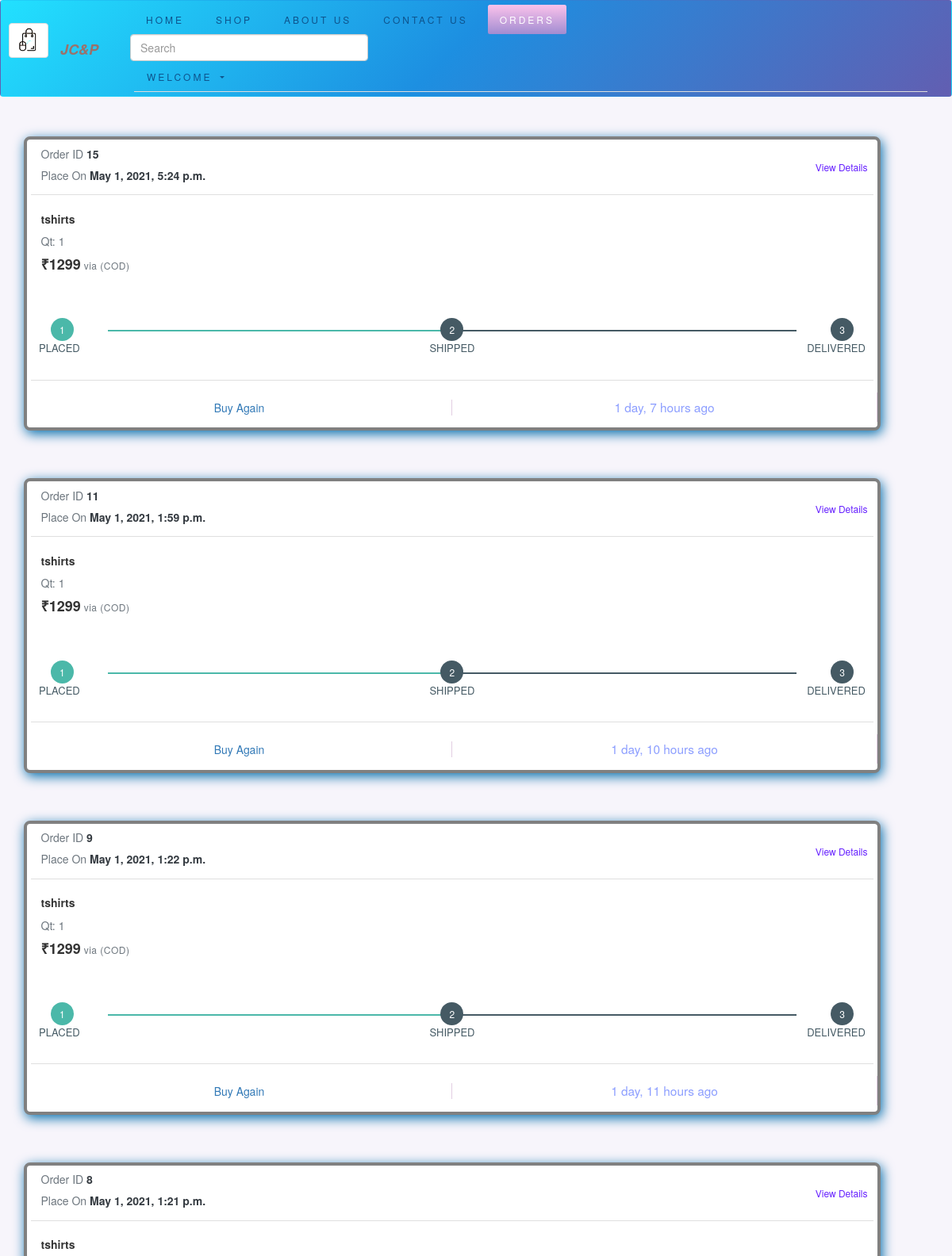
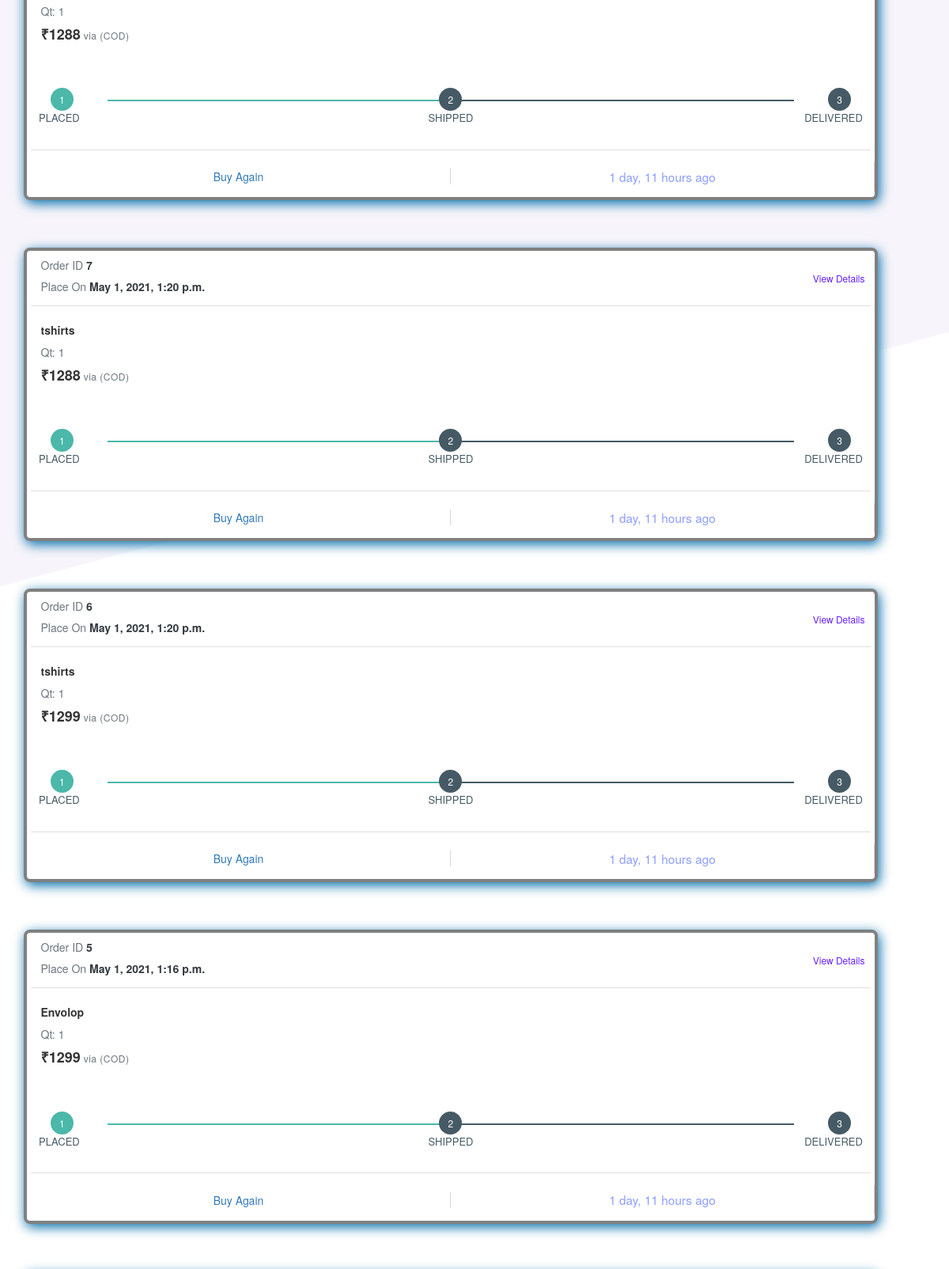
The app's page /orders (signed in, upper part) with its own data (2 pictures, top to bottom).
### just/models.py (models this page shows, shortened)
class Order(models.Model):
    order_id = models.AutoField(primary_key=True)
    product_id = models.CharField(max_length=100,default="")
    product_name = models.CharField(max_length=100)
    product_price = models.CharField(max_length=100)
    product_category = models.CharField(max_length=100)
    category_size = models.CharField(max_length=100,default="no size",blank=True)
    customer_name = models.CharField(max_length=100)
    customer_email = models.CharField(max_length=200)
    customer_phone = models.CharField(max_length=100)
    alternative_number = models.CharField(max_length=100)
    delivery_address = models.CharField(max_length=500)
    Alternate_address = models.CharField(max_length=500,blank=True)
    city = models.CharField(max_length=100)
    state = models.CharField(max_length=100)
    zipCode = models.CharField(max_length=50)
    customer_username = models.CharField(max_length=500)
    status = models.CharField(max_length=100,default="Order Placed")
    date = models.DateTimeField(auto_now_add=True)

### just/views.py (the view)
# urls.py: path('orders',views.order,name="orders"),
def order(request):
    if request.user.is_authenticated:
        orders = reversed(Order.objects.filter(customer_username=request.user.username))
        return render(request,'shop/order.html',{"orders":orders})
    else:
        messages.warning(request,'please log in first to see your orders')
        return render(request,'shop/order.html')

### just/templates/shop/order.html (shortened to what this page needs)
{% extends 'shop/base.html' %}
{% block orders %}active{% endblock %}
{% load humanize %}
{% block body %}
    {% if user.is_authenticated %}
    <div class="container background-2">
        {% if orders %}
          {% for i in orders %}
            <div class="container-fluid my-2 d-sm-flex justify-content-center">
              <div class="card px-2">
                  <div class="card-header bg-white">
                      <div class="row justify-content-between">
                          <div class="col">
                              <p class="text-muted"> Order ID <span class="font-weight-bold text-dark">{{i.order_id}}</span></p>
                              <p class="text-muted"> Place On <span class="font-weight-bold text-dark">{{i.date}}</span> </p>
                          </div>
                          <div class="flex-col my-auto">
                              <h6 class="ml-auto mr-3"> <a class="mylink" href="\product\{{i.product_id}}">View Details</a> </h6>
                          </div>
                      </div>
                  </div>
                  <div class="card-body">
                      <div class="media flex-column flex-sm-row">
                          <div class="media-body ">
                              <h5 class="bold">{{i.product_name}}</h5>
                              <p class="text-muted"> Qt: 1 </p>
                              <h4 class="mt-3 mb-4 bold"> <span class="mt-5">&#x20B9;</span>{{i.product_price}}<span class="small text-muted"> via (COD) </span></h4>
                          </div>
                      </div>
                  </div>
                  <div class="row px-3">
                      <div class="col">
                          {%if i.status == 'Order Placed' %}
                          <ul id="progressbar">
                            <li class="step0 active " id="step1">PLACED</li>
                            <li class="step0 text-center" id="step2">SHIPPED</li>
                            <li class="step0 text-muted text-right" id="step3">DELIVERED</li>
                          </ul>
                          {% elif i.status == 'Order Confirmed' %}
                          <ul id="progressbar">
                              <li class="step0 active " id="step1">PLACED</li>
                              <li class="step0 active text-center" id="step2">SHIPPED</li>
                              <li class="step0 text-muted text-right" id="step3">DELIVERED</li>
                          </ul>
                          {% elif i.status == 'Delivered' %}
                          <ul id="progressbar">
                            <li class="step0 active " id="step1">PLACED</li>
                            <li class="step0 active text-center" id="step2">SHIPPED</li>
                            <li class="step0 active text-muted text-right" id="step3">DELIVERED</li>
                          </ul>
                          {% endif %}
                      </div>
                  </div>
                  <div class="card-footer bg-white px-sm-3 pt-sm-4 px-0">
                      <div class="row text-center ">
                          <div class="col-md-6 my-auto border-line ">
                              <a href="\checkout\{{i.product_id}}">Buy Again</a>
                          </div>
                          <div class="col-md-6 my-auto border-line ">
                            <h5>{{i.date | naturaltime}}</h5>
                        </div>
                      </div>
                  </div>
              </div>
            </div>
            {% endfor %}
          {% endif %}
    </div>
    {% endif %}
{% endblock %}

### records on screen
Order: order_id "15", date "May 1, 2021, 5:24 p.m.", product_name "tshirts", product_price "1299", status "PLACED", date "1 day, 7 hours ago"
Order: order_id "11", date "May 1, 2021, 1:59 p.m.", product_name "tshirts", product_price "1299", status "PLACED", date "1 day, 10 hours ago"
Order: order_id "9", date "May 1, 2021, 1:22 p.m.", product_name "tshirts", product_price "1299", status "PLACED", date "1 day, 11 hours ago"
Order: order_id "8", date "May 1, 2021, 1:21 p.m.", product_name "tshirts", product_price "1288", status "PLACED", date "1 day, 11 hours ago"
Order: order_id "7", date "May 1, 2021, 1:20 p.m.", product_name "tshirts", product_price "1288", status "PLACED", date "1 day, 11 hours ago"
Order: order_id "6", date "May 1, 2021, 1:20 p.m.", product_name "tshirts", product_price "1299", status "PLACED", date "1 day, 11 hours ago"
Order: order_id "5", date "May 1, 2021, 1:16 p.m.", product_name "Envolop", product_price "1299", status "PLACED", date "1 day, 11 hours ago"
